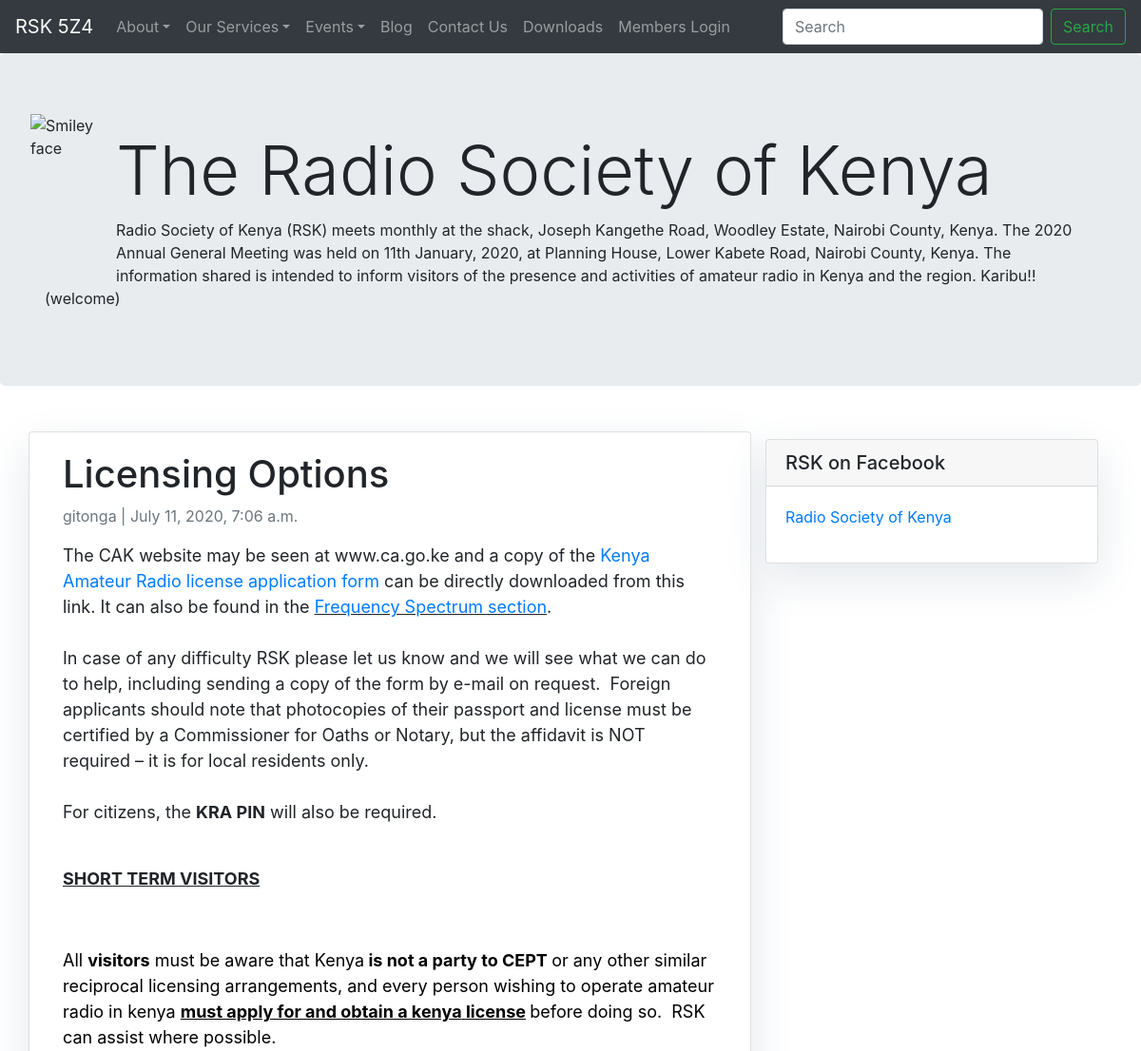
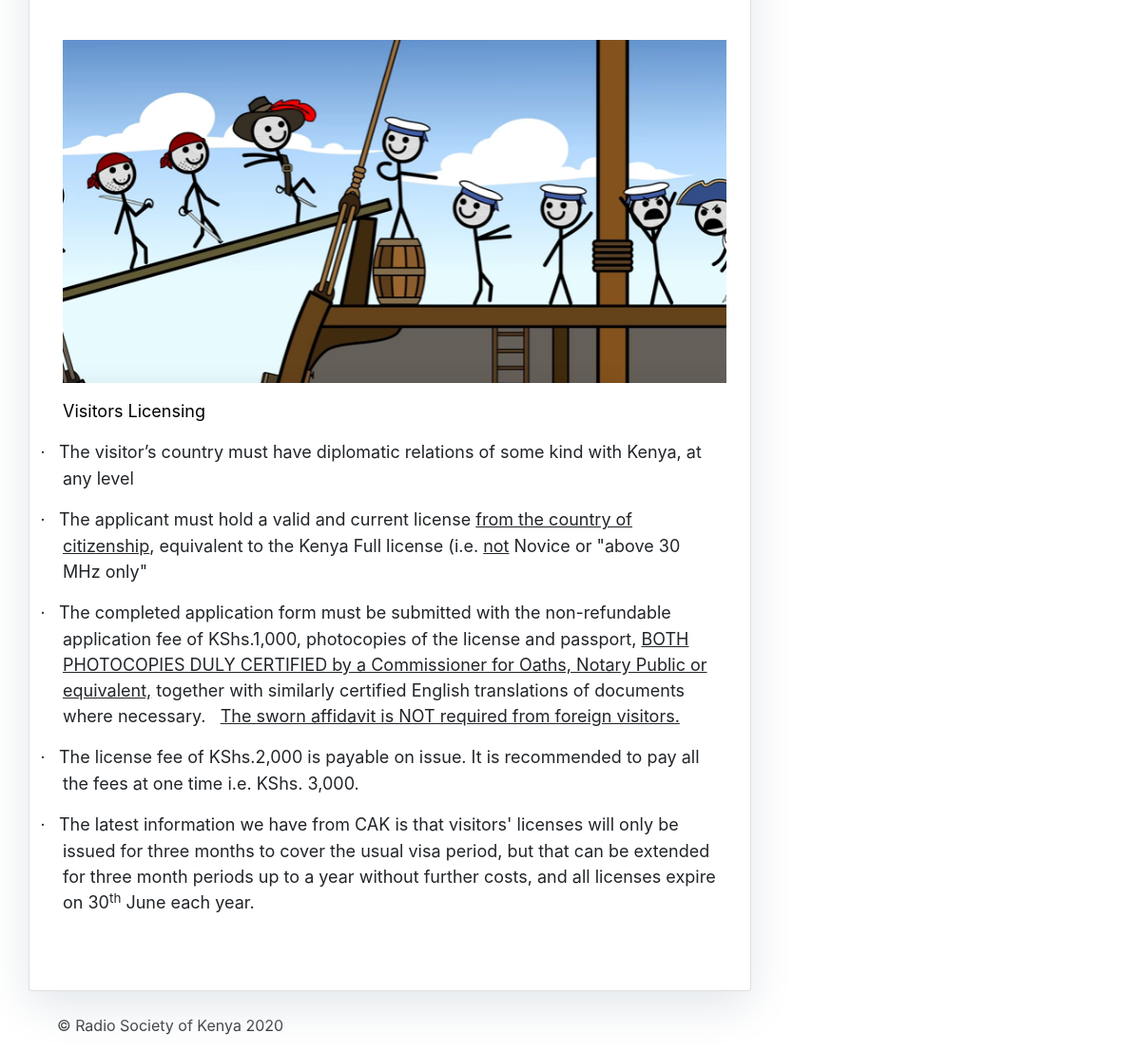
The page /blog/License/ on the database its author committed (2 pictures, top to bottom).
### blog/models.py (models this page shows, shortened)
class Post(models.Model):
    title = models.CharField(max_length=200, unique=True)
    image = models.FileField(upload_to='images/', blank=True)
    slug = models.SlugField(max_length=200, unique=True)
    author = models.ForeignKey(User, on_delete= models.CASCADE,related_name='blog_posts')
    updated_on = models.DateTimeField(auto_now= True)
    content = models.TextField()
    created_on = models.DateTimeField(auto_now_add=True)
    status = models.IntegerField(choices=STATUS, default=0)
    class Meta:
        ordering = ['-created_on']

### blog/views.py (the view)
# urls.py: path('<slug:slug>/', views.PostDetail.as_view(), name='post_detail'),
class PostDetail(generic.DetailView):
    model = Post
    template_name = 'post_detail.html'

### templates/post_detail.html
{% extends 'base.html' %} {% block content %}
<div class="container">
  <div class="row">
    <div class="col-md-8 card mb-4  mt-3 left  top">
      <div class="card-body">
        <h1>{% block title %} {{ object.title }} {% endblock title %}</h1>
        <p class=" text-muted">{{ post.author }} | {{ post.created_on }}</p>
        <p class="card-text ">{{ object.content | safe }}</p>
      </div>
    </div>
    {% block sidebar %} {% include 'sidebar.html' %} {% endblock sidebar %}
  </div>
</div>
{% endblock content %}

### templates/jumbotron.css (style rules this page uses)
body { padding-top: 3.5rem; }

### templates/sidebar.html (style rules this page uses)
.card { box-shadow: 0 16px 48px #E3E7EB; }

### rows shown on the page
Post: title "Licensing Options", author "gitonga", created_on "July 11, 2020, 7:06 a.m.", content "The CAK website may be seen at www.ca.go.ke and a copy of the Kenya Amateur Radio license application form can be directly downloaded from this link. It can also be found in the Frequency Spectrum section . In case of any difficulty RSK please let us know and we will see what we can do to help, including sending a copy of the form by e-mail on request. Foreign applicants should note that photocopies of their passport and license must be certified by a Commissioner for Oaths or Notary, but the affidavit is NOT required – it is for local residents only. For citizens, the KRA PIN will also be required. SHORT TERM VISITORS All visitors must be aware that Kenya is not a party to CEPT or any…", content (picture)
